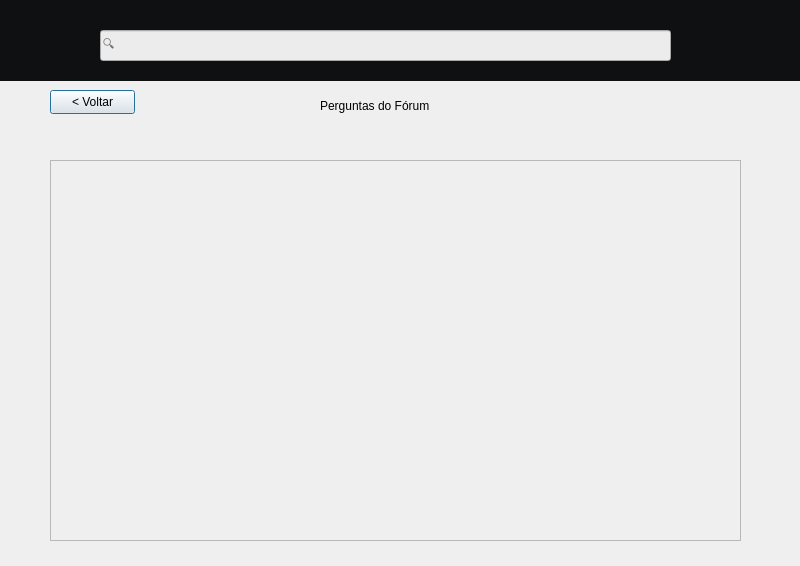
<?xml version="1.0" encoding="UTF-8"?>
<ui version="4.0">
 <class>ForumPostsDialog</class>
 <widget class="QDialog" name="ForumPostsDialog">
  <property name="geometry">
   <rect>
    <x>0</x>
    <y>0</y>
    <width>800</width>
    <height>566</height>
   </rect>
  </property>
  <property name="windowTitle">
   <string>Dialog</string>
  </property>
  <property name="styleSheet">
   <string notr="true">QDialog { 
    background-image: url(:/images/imagens/fundo_2.png);
}</string>
  </property>
  <widget class="QLineEdit" name="line_login">
   <property name="geometry">
    <rect>
     <x>100</x>
     <y>30</y>
     <width>571</width>
     <height>31</height>
    </rect>
   </property>
   <property name="styleSheet">
    <string notr="true">background-color: rgb(236, 236, 236);</string>
   </property>
   <property name="placeholderText">
    <string>🔍</string>
   </property>
  </widget>
  <widget class="QLabel" name="atendentelabel_2">
   <property name="geometry">
    <rect>
     <x>10</x>
     <y>-10</y>
     <width>91</width>
     <height>91</height>
    </rect>
   </property>
   <property name="styleSheet">
    <string notr="true">border-radiums: 20px;
</string>
   </property>
   <property name="text">
    <string/>
   </property>
   <property name="pixmap">
    <pixmap resource="icons.qrc">:/images/imagens/Logo_1.png</pixmap>
   </property>
   <property name="scaledContents">
    <bool>true</bool>
   </property>
  </widget>
  <widget class="QLabel" name="perfilButon">
   <property name="geometry">
    <rect>
     <x>730</x>
     <y>23</y>
     <width>41</width>
     <height>41</height>
    </rect>
   </property>
   <property name="styleSheet">
    <string notr="true">border-radiums: 50px;
</string>
   </property>
   <property name="text">
    <string/>
   </property>
   <property name="pixmap">
    <pixmap resource="icons.qrc">:/images/imagens/perfil.png</pixmap>
   </property>
   <property name="scaledContents">
    <bool>true</bool>
   </property>
  </widget>
  <widget class="QLabel" name="nav">
   <property name="geometry">
    <rect>
     <x>0</x>
     <y>-20</y>
     <width>971</width>
     <height>101</height>
    </rect>
   </property>
   <property name="styleSheet">
    <string notr="true">background-color: #0f1011;</string>
   </property>
   <property name="text">
    <string/>
   </property>
  </widget>
  <widget class="QLabel" name="homeButton">
   <property name="geometry">
    <rect>
     <x>680</x>
     <y>23</y>
     <width>41</width>
     <height>41</height>
    </rect>
   </property>
   <property name="styleSheet">
    <string notr="true">border-radiums: 50px;
</string>
   </property>
   <property name="text">
    <string/>
   </property>
   <property name="pixmap">
    <pixmap resource="icons.qrc">:/images/imagens/inicio.png</pixmap>
   </property>
   <property name="scaledContents">
    <bool>true</bool>
   </property>
  </widget>
  <widget class="QLabel" name="labelTitulo">
   <property name="geometry">
    <rect>
     <x>320</x>
     <y>90</y>
     <width>161</width>
     <height>31</height>
    </rect>
   </property>
   <property name="text">
    <string>Perguntas do Fórum</string>
   </property>
  </widget>
  <widget class="QScrollArea" name="scrollArea">
   <property name="geometry">
    <rect>
     <x>50</x>
     <y>160</y>
     <width>691</width>
     <height>381</height>
    </rect>
   </property>
   <property name="widgetResizable">
    <bool>true</bool>
   </property>
   <widget class="QWidget" name="scrollAreaWidgetContents">
    <property name="geometry">
     <rect>
      <x>0</x>
      <y>0</y>
      <width>689</width>
      <height>379</height>
     </rect>
    </property>
    <widget class="QWidget" name="containerPerguntas" native="true">
     <property name="geometry">
      <rect>
       <x>10</x>
       <y>10</y>
       <width>661</width>
       <height>361</height>
      </rect>
     </property>
    </widget>
   </widget>
  </widget>
  <widget class="QPushButton" name="voltarButton">
   <property name="geometry">
    <rect>
     <x>50</x>
     <y>90</y>
     <width>85</width>
     <height>24</height>
    </rect>
   </property>
   <property name="text">
    <string>&lt; Voltar</string>
   </property>
  </widget>
  <zorder>nav</zorder>
  <zorder>perfilButon</zorder>
  <zorder>atendentelabel_2</zorder>
  <zorder>line_login</zorder>
  <zorder>homeButton</zorder>
  <zorder>labelTitulo</zorder>
  <zorder>scrollArea</zorder>
  <zorder>voltarButton</zorder>
 </widget>
 <resources>
  <include location="icons.qrc"/>
 </resources>
 <connections/>
</ui>
